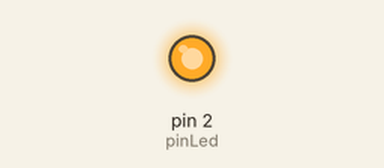
This sketch was run on a simulated Arduino Uno, built with avr-gcc and run on an emulated ATmega328P. Shown: output pins drawn as LEDs (lit = HIGH). Random numbers use the default seed unless the sketch sets one; what the sketch prints to the serial monitor is not drawn.

Above: at 0.61 s.
Timing chart, 0 to 40.0 s (numbered marks = the images above):
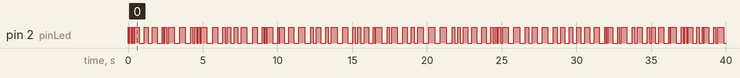

The sketch:

blink_02.ino
```cpp
int pinLed = 2;
int delayTime;

void setup()
{
  Serial.begin(9600);
  pinMode(pinLed, OUTPUT);
}

void loop()
{
  delayTime = random(50, 400);

  digitalWrite(pinLed, HIGH);
  delay(delayTime);
  digitalWrite(pinLed, LOW);
  delay(delayTime);

  Serial.println(delayTime);
}
```
